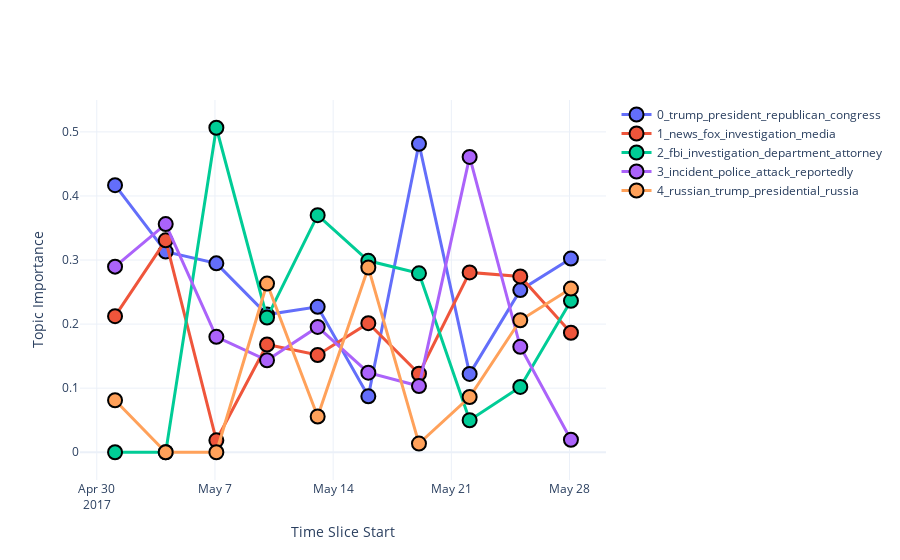

The code cell stored with this chart in its notebook:
### Code cell
# plot development of topic importance over time
CNN_dynamic_plot = model.plot_topics_over_time(top_k=5)
CNN_dynamic_plot

### Figure 1 — Plotly figure (JSON) as saved in the notebook; plotly's stock layout.template omitted (floating-point values rounded to 4 significant figures)
{"data": [{"hovertemplate": "<b>%{text}</b>", "line": {"width": 3}, "marker": {"line": {"color": "black", "width": 2}, "size": 14}, "mode": "markers+lines", "name": "0_trump_president_republican_congress", "text": ["trump, president, congress, media, washington", "republican, trump, president, going, washington", "trump, president, adviser, reportedly, foreign", "president, officials, trump, chief, attorney", "trump, president, government, administration, foreign", "reports, trump, president, reportedly, information", "president, republican, trump, congress, make", "trump, president, russian, official, said", "trump, republican, president, house, spokesman", "trump, president, presidential, 2016, chief"], "type": "scatter", "x": ["2017-05-01T02:00:00", "2017-05-04T02:00:00", "2017-05-07T02:00:00", "2017-05-10T02:00:00", "2017-05-13T02:00:00", "2017-05-16T02:00:00", "2017-05-19T02:00:00", "2017-05-22T02:00:00", "2017-05-25T02:00:00", "2017-05-28T02:00:00"], "y": [0.4168, 0.3131, 0.2948, 0.2148, 0.2269, 0.08726, 0.4814, 0.1223, 0.253, 0.3023]}, {"hovertemplate": "<b>%{text}</b>", "line": {"width": 3}, "marker": {"line": {"color": "black", "width": 2}, "size": 14}, "mode": "markers+lines", "name": "1_news_fox_investigation_media", "text": ["news, 22, fox, trump, just", "media, fox, news, house, told", "public, state, monday, media, day", "news, united, congress, reported, trump", "family, news, york, police, investigation", "news, fox, family, spokesman, report", "case, news, united, said, trump", "fox, news, just, think, way", "news, information, trump, media, reportedly", "news, spokesman, administration, fbi, chief"], "type": "scatter", "x": ["2017-05-01T02:00:00", "2017-05-04T02:00:00", "2017-05-07T02:00:00", "2017-05-10T02:00:00", "2017-05-13T02:00:00", "2017-05-16T02:00:00", "2017-05-19T02:00:00", "2017-05-22T02:00:00", "2017-05-25T02:00:00", "2017-05-28T02:00:00"], "y": [0.2123, 0.3308, 0.01867, 0.1682, 0.1518, 0.2015, 0.1225, 0.2807, 0.2744, 0.1865]}, {"hovertemplate": "<b>%{text}</b>", "line": {"width": 3}, "marker": {"line": {"color": "black", "width": 2}, "size": 14}, "mode": "markers+lines", "name": "2_fbi_investigation_department_attorney", "text": ["congress, day, thursday, friday, nation", "reportedly, police, foreign, reported, time", "fbi, investigation, department, attorney, president", "fbi, attorney, presidential, department, trump", "fbi, director, trump, investigation, fox", "fbi, investigation, trump, department, fox", "fbi, police, senior, department, investigation", "investigation, news, 22, trump, just", "fbi, investigation, congress, media, public", "fbi, investigation, russian, media, trump"], "type": "scatter", "x": ["2017-05-01T02:00:00", "2017-05-04T02:00:00", "2017-05-07T02:00:00", "2017-05-10T02:00:00", "2017-05-13T02:00:00", "2017-05-16T02:00:00", "2017-05-19T02:00:00", "2017-05-22T02:00:00", "2017-05-25T02:00:00", "2017-05-28T02:00:00"], "y": [0, 0, 0.5064, 0.2102, 0.37, 0.2987, 0.2792, 0.04993, 0.102, 0.2363]}, {"hovertemplate": "<b>%{text}</b>", "line": {"width": 3}, "marker": {"line": {"color": "black", "width": 2}, "size": 14}, "mode": "markers+lines", "name": "3_incident_police_attack_reportedly", "text": ["incident, police, public, people, told", "incident, police, reportedly, time, years", "incident, united, going, said, state", "incident, reportedly, united, reuters, seen", "incident, police, public, officials, attorney", "incident, attack, police, investigation, security", "state, department, police, senior, fbi", "incident, police, attack, reportedly, city", "attack, killed, incident, friday, said", "american, america, nation, killed, national"], "type": "scatter", "x": ["2017-05-01T02:00:00", "2017-05-04T02:00:00", "2017-05-07T02:00:00", "2017-05-10T02:00:00", "2017-05-13T02:00:00", "2017-05-16T02:00:00", "2017-05-19T02:00:00", "2017-05-22T02:00:00", "2017-05-25T02:00:00", "2017-05-28T02:00:00"], "y": [0.2897, 0.3561, 0.1801, 0.1435, 0.1955, 0.1242, 0.1033, 0.4609, 0.1645, 0.01946]}, {"hovertemplate": "<b>%{text}</b>", "line": {"width": 3}, "marker": {"line": {"color": "black", "width": 2}, "size": 14}, "mode": "markers+lines", "name": "4_russian_trump_presidential_russia", "text": ["security, people, government, country, nation", "incident, foreign, years, year, left", "public, monday, media, day, state", "russian, russia, fox, military, attack", "presidential, department, fbi, director, president", "russian, trump, russia, security, presidential", "case, trump, news, president, united", "reuters, trump, president, russian, official", "trump, russian, presidential, reuters, news", "presidential, trump, investigation, 2016, russian"], "type": "scatter", "x": ["2017-05-01T02:00:00", "2017-05-04T02:00:00", "2017-05-07T02:00:00", "2017-05-10T02:00:00", "2017-05-13T02:00:00", "2017-05-16T02:00:00", "2017-05-19T02:00:00", "2017-05-22T02:00:00", "2017-05-25T02:00:00", "2017-05-28T02:00:00"], "y": [0.08113, 0, 0, 0.2633, 0.05582, 0.2883, 0.01354, 0.08618, 0.206, 0.2555]}], "layout": {"autosize": true, "hoverlabel": {"bgcolor": "white", "font": {"size": 16}}, "hovermode": "x", "xaxis": {"autorange": true, "range": ["2017-04-29 02:05:10.4387", "2017-05-30 01:54:49.5613"], "title": {"text": "Time Slice Start"}, "type": "date"}, "yaxis": {"autorange": true, "range": [-0.06221, 0.5686], "title": {"text": "Topic Importance"}, "type": "linear"}}}
